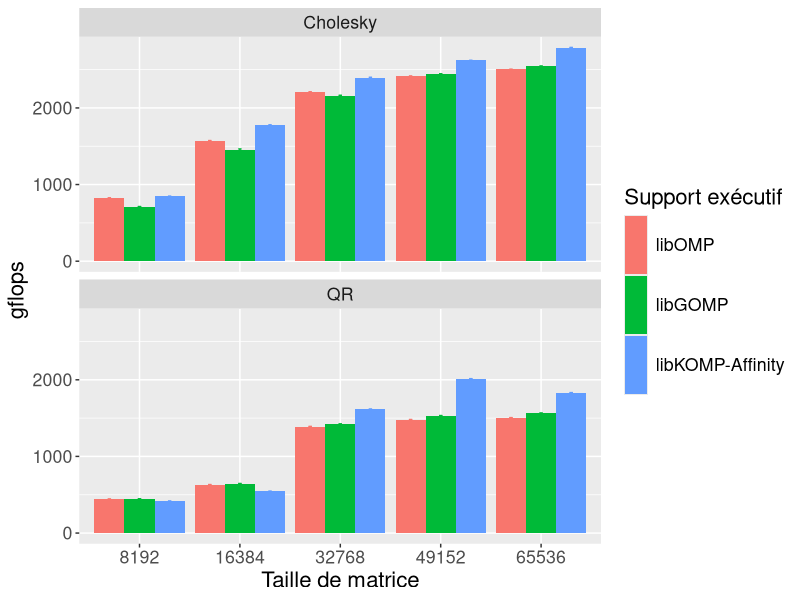
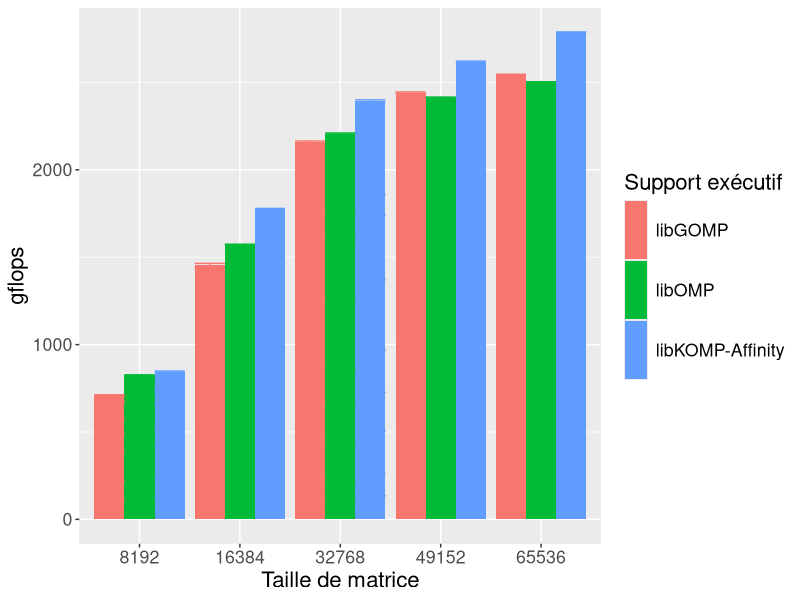

Source code (R) for these figures, in order:
library(ggplot2)
library(plyr)

wholeframe=read.table("./all_data.dat", header=TRUE)



pdf("graph_details_qr_cholesky_idchire.pdf", width = 10, height=10)

wholeframe$program = revalue(wholeframe$program, c("dpotrf_taskdep"="Cholesky", "dgeqrf_taskdep"="QR"))
wholeframe$program = factor(wholeframe$program, levels=c("Cholesky","QR"), labels=c("Cholesky", "QR"))

myplot = ggplot(wholeframe, aes(x=factor(size), y = gflops, fill=runtime))
myplot = myplot + geom_bar(stat="identity", position=position_dodge())
myplot = myplot + geom_errorbar(position=position_dodge(0.9), aes(color=runtime, ymin=gflops-(2*std/iterations), ymax=gflops+(2*std/iterations), width=.1))
myplot = myplot + facet_wrap(~program, ncol=1)
myplot = myplot + theme(legend.position="right", text=element_text(size=16))
myplot = myplot + scale_x_discrete(name="Taille de matrice")
#myplot = myplot + scale_color_grey()
#myplot = myplot + ggtitle("Cholesky and QR performances for multiple sizes\n")
myplot = myplot + scale_fill_discrete(name="Support exécutif", labels=c("libOMP", "libGOMP", "libKOMP-Affinity"))
myplot = myplot + guides(fill=guide_legend(nrow=3, byrow=TRUE, keyheight=3), color=FALSE)



print(myplot)
dev.off()

pdf("graph_details_cholesky_idchire.pdf", width = 10, height=6)

wholeframe$program = revalue(wholeframe$program, c("dpotrf_taskdep"="Cholesky", "dgeqrf_taskdep"="QR"))
wholeframe$program = factor(wholeframe$program, levels=c("Cholesky","QR"), labels=c("Cholesky", "QR"))
wholeframe$runtime = factor(wholeframe$runtime, levels=c("libgomp", "clang", "libkomp"), labels=c("libgomp", "clang", "libkomp"))
wholeframe=subset(wholeframe, program=="Cholesky")

myplot = ggplot(wholeframe, aes(x=factor(size), y = gflops, fill=runtime))
myplot = myplot + geom_bar(stat="identity", position=position_dodge())
myplot = myplot + geom_errorbar(position=position_dodge(0.9), aes(color=runtime, ymin=gflops-(2*std/iterations), ymax=gflops+(2*std/iterations)))
#myplot = myplot + facet_wrap(~program, ncol=1)
myplot = myplot + theme(legend.position="right", text=element_text(size=16))
myplot = myplot + scale_x_discrete(name="Taille de matrice")
#myplot = myplot + scale_color_grey()
#myplot = myplot + ggtitle("Cholesky and QR performances for multiple sizes\n")
myplot = myplot + scale_fill_discrete(name="Support exécutif", labels=c("libGOMP", "libOMP", "libKOMP-Affinity"))
myplot = myplot + guides(fill=guide_legend(nrow=3, byrow=TRUE, keyheight=3), color=FALSE)



print(myplot)
dev.off()
